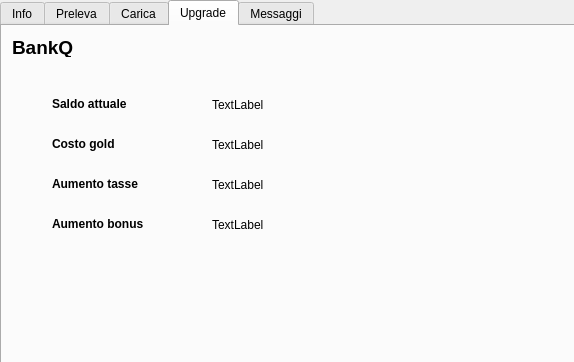
<?xml version="1.0" encoding="UTF-8"?>
<ui version="4.0">
 <class>UserInfo</class>
 <widget class="QDialog" name="UserInfo">
  <property name="geometry">
   <rect>
    <x>0</x>
    <y>0</y>
    <width>574</width>
    <height>362</height>
   </rect>
  </property>
  <property name="windowTitle">
   <string>BankQ</string>
  </property>
  <widget class="QTabWidget" name="tabWidget">
   <property name="geometry">
    <rect>
     <x>0</x>
     <y>0</y>
     <width>900</width>
     <height>700</height>
    </rect>
   </property>
   <property name="locale">
    <locale language="Italian" country="Italy"/>
   </property>
   <property name="currentIndex">
    <number>3</number>
   </property>
   <widget class="QWidget" name="tab">
    <attribute name="title">
     <string>Info</string>
    </attribute>
    <widget class="QLabel" name="label">
     <property name="geometry">
      <rect>
       <x>60</x>
       <y>40</y>
       <width>67</width>
       <height>17</height>
      </rect>
     </property>
     <property name="text">
      <string>&lt;html&gt;&lt;head/&gt;&lt;body&gt;&lt;p&gt;&lt;span style=&quot; font-weight:600;&quot;&gt;Nome&lt;/span&gt;&lt;/p&gt;&lt;/body&gt;&lt;/html&gt;</string>
     </property>
    </widget>
    <widget class="QLabel" name="label_2">
     <property name="geometry">
      <rect>
       <x>60</x>
       <y>80</y>
       <width>71</width>
       <height>17</height>
      </rect>
     </property>
     <property name="text">
      <string>&lt;html&gt;&lt;head/&gt;&lt;body&gt;&lt;p&gt;&lt;span style=&quot; font-weight:600;&quot;&gt;Cognome&lt;/span&gt;&lt;/p&gt;&lt;/body&gt;&lt;/html&gt;</string>
     </property>
    </widget>
    <widget class="QLabel" name="label_3">
     <property name="geometry">
      <rect>
       <x>320</x>
       <y>160</y>
       <width>67</width>
       <height>17</height>
      </rect>
     </property>
     <property name="text">
      <string>&lt;html&gt;&lt;head/&gt;&lt;body&gt;&lt;p&gt;&lt;span style=&quot; font-weight:600;&quot;&gt;Saldo (€)&lt;/span&gt;&lt;/p&gt;&lt;/body&gt;&lt;/html&gt;</string>
     </property>
    </widget>
    <widget class="QLabel" name="label_4">
     <property name="geometry">
      <rect>
       <x>180</x>
       <y>40</y>
       <width>111</width>
       <height>17</height>
      </rect>
     </property>
     <property name="text">
      <string/>
     </property>
    </widget>
    <widget class="QLabel" name="label_5">
     <property name="geometry">
      <rect>
       <x>180</x>
       <y>80</y>
       <width>101</width>
       <height>17</height>
      </rect>
     </property>
     <property name="text">
      <string/>
     </property>
    </widget>
    <widget class="QLabel" name="label_6">
     <property name="geometry">
      <rect>
       <x>180</x>
       <y>120</y>
       <width>111</width>
       <height>17</height>
      </rect>
     </property>
     <property name="text">
      <string/>
     </property>
    </widget>
    <widget class="QToolButton" name="toolButton">
     <property name="geometry">
      <rect>
       <x>200</x>
       <y>280</y>
       <width>61</width>
       <height>25</height>
      </rect>
     </property>
     <property name="text">
      <string>Esci</string>
     </property>
    </widget>
    <widget class="QToolButton" name="toolButton_2">
     <property name="geometry">
      <rect>
       <x>310</x>
       <y>280</y>
       <width>111</width>
       <height>25</height>
      </rect>
     </property>
     <property name="text">
      <string>Chiudi conto</string>
     </property>
    </widget>
    <widget class="QLabel" name="label_7">
     <property name="geometry">
      <rect>
       <x>60</x>
       <y>120</y>
       <width>91</width>
       <height>17</height>
      </rect>
     </property>
     <property name="text">
      <string>&lt;html&gt;&lt;head/&gt;&lt;body&gt;&lt;p&gt;&lt;span style=&quot; font-weight:600;&quot;&gt;Tipo utente&lt;/span&gt;&lt;/p&gt;&lt;/body&gt;&lt;/html&gt;</string>
     </property>
    </widget>
    <widget class="QLabel" name="label_8">
     <property name="geometry">
      <rect>
       <x>60</x>
       <y>160</y>
       <width>101</width>
       <height>17</height>
      </rect>
     </property>
     <property name="text">
      <string>&lt;html&gt;&lt;head/&gt;&lt;body&gt;&lt;p&gt;&lt;span style=&quot; font-weight:600;&quot;&gt;Tasse/anno (%)s&lt;/span&gt;&lt;/p&gt;&lt;/body&gt;&lt;/html&gt;</string>
     </property>
    </widget>
    <widget class="QLabel" name="label_9">
     <property name="geometry">
      <rect>
       <x>60</x>
       <y>200</y>
       <width>111</width>
       <height>17</height>
      </rect>
     </property>
     <property name="text">
      <string>&lt;html&gt;&lt;head/&gt;&lt;body&gt;&lt;p&gt;&lt;span style=&quot; font-weight:600;&quot;&gt;Bonus/anno (%)&lt;/span&gt;&lt;/p&gt;&lt;/body&gt;&lt;/html&gt;</string>
     </property>
    </widget>
    <widget class="QLabel" name="label_10">
     <property name="geometry">
      <rect>
       <x>180</x>
       <y>160</y>
       <width>131</width>
       <height>17</height>
      </rect>
     </property>
     <property name="text">
      <string/>
     </property>
    </widget>
    <widget class="QLabel" name="label_11">
     <property name="geometry">
      <rect>
       <x>180</x>
       <y>200</y>
       <width>131</width>
       <height>17</height>
      </rect>
     </property>
     <property name="text">
      <string/>
     </property>
    </widget>
    <widget class="QLabel" name="label_12">
     <property name="geometry">
      <rect>
       <x>440</x>
       <y>160</y>
       <width>111</width>
       <height>17</height>
      </rect>
     </property>
     <property name="text">
      <string/>
     </property>
    </widget>
    <widget class="QLabel" name="label_13">
     <property name="geometry">
      <rect>
       <x>10</x>
       <y>10</y>
       <width>71</width>
       <height>21</height>
      </rect>
     </property>
     <property name="text">
      <string>&lt;html&gt;&lt;head/&gt;&lt;body&gt;&lt;p&gt;&lt;span style=&quot; font-size:14pt; font-weight:600;&quot;&gt;BankQ&lt;/span&gt;&lt;/p&gt;&lt;/body&gt;&lt;/html&gt;</string>
     </property>
    </widget>
    <widget class="QLabel" name="label_74">
     <property name="geometry">
      <rect>
       <x>320</x>
       <y>40</y>
       <width>91</width>
       <height>17</height>
      </rect>
     </property>
     <property name="text">
      <string>&lt;html&gt;&lt;head/&gt;&lt;body&gt;&lt;p&gt;&lt;span style=&quot; font-weight:600;&quot;&gt;Cod. fiscale&lt;/span&gt;&lt;/p&gt;&lt;/body&gt;&lt;/html&gt;</string>
     </property>
    </widget>
    <widget class="QLabel" name="label_75">
     <property name="geometry">
      <rect>
       <x>440</x>
       <y>40</y>
       <width>121</width>
       <height>17</height>
      </rect>
     </property>
     <property name="text">
      <string>&lt;html&gt;&lt;head/&gt;&lt;body&gt;&lt;p&gt;&lt;br/&gt;&lt;/p&gt;&lt;/body&gt;&lt;/html&gt;</string>
     </property>
    </widget>
    <widget class="QLabel" name="label_76">
     <property name="geometry">
      <rect>
       <x>320</x>
       <y>80</y>
       <width>81</width>
       <height>17</height>
      </rect>
     </property>
     <property name="text">
      <string>&lt;html&gt;&lt;head/&gt;&lt;body&gt;&lt;p&gt;&lt;span style=&quot; font-weight:600;&quot;&gt;Telefono&lt;/span&gt;&lt;/p&gt;&lt;/body&gt;&lt;/html&gt;</string>
     </property>
    </widget>
    <widget class="QLabel" name="label_77">
     <property name="geometry">
      <rect>
       <x>440</x>
       <y>80</y>
       <width>111</width>
       <height>17</height>
      </rect>
     </property>
     <property name="text">
      <string>&lt;html&gt;&lt;head/&gt;&lt;body&gt;&lt;p&gt;&lt;br/&gt;&lt;/p&gt;&lt;/body&gt;&lt;/html&gt;</string>
     </property>
    </widget>
    <widget class="QLabel" name="label_78">
     <property name="geometry">
      <rect>
       <x>440</x>
       <y>120</y>
       <width>111</width>
       <height>17</height>
      </rect>
     </property>
     <property name="text">
      <string>&lt;html&gt;&lt;head/&gt;&lt;body&gt;&lt;p&gt;&lt;br/&gt;&lt;/p&gt;&lt;/body&gt;&lt;/html&gt;</string>
     </property>
    </widget>
    <widget class="QLabel" name="label_79">
     <property name="geometry">
      <rect>
       <x>320</x>
       <y>120</y>
       <width>81</width>
       <height>17</height>
      </rect>
     </property>
     <property name="text">
      <string>&lt;html&gt;&lt;head/&gt;&lt;body&gt;&lt;p&gt;&lt;span style=&quot; font-weight:600;&quot;&gt;Username&lt;/span&gt;&lt;/p&gt;&lt;/body&gt;&lt;/html&gt;</string>
     </property>
    </widget>
    <widget class="QLabel" name="label_16">
     <property name="geometry">
      <rect>
       <x>320</x>
       <y>200</y>
       <width>67</width>
       <height>17</height>
      </rect>
     </property>
     <property name="text">
      <string>&lt;html&gt;&lt;head/&gt;&lt;body&gt;&lt;p&gt;&lt;span style=&quot; font-weight:600;&quot;&gt;# conto&lt;/span&gt;&lt;/p&gt;&lt;/body&gt;&lt;/html&gt;</string>
     </property>
    </widget>
    <widget class="QLabel" name="label_24">
     <property name="geometry">
      <rect>
       <x>440</x>
       <y>200</y>
       <width>111</width>
       <height>17</height>
      </rect>
     </property>
     <property name="text">
      <string>&lt;html&gt;&lt;head/&gt;&lt;body&gt;&lt;p&gt;&lt;br/&gt;&lt;/p&gt;&lt;/body&gt;&lt;/html&gt;</string>
     </property>
    </widget>
   </widget>
   <widget class="QWidget" name="tab_2">
    <attribute name="title">
     <string>Preleva</string>
    </attribute>
    <widget class="QLabel" name="label_14">
     <property name="geometry">
      <rect>
       <x>10</x>
       <y>10</y>
       <width>71</width>
       <height>21</height>
      </rect>
     </property>
     <property name="text">
      <string>&lt;html&gt;&lt;head/&gt;&lt;body&gt;&lt;p&gt;&lt;span style=&quot; font-size:14pt; font-weight:600;&quot;&gt;BankQ&lt;/span&gt;&lt;/p&gt;&lt;/body&gt;&lt;/html&gt;</string>
     </property>
    </widget>
    <widget class="QLabel" name="label_17">
     <property name="geometry">
      <rect>
       <x>40</x>
       <y>130</y>
       <width>181</width>
       <height>17</height>
      </rect>
     </property>
     <property name="text">
      <string>&lt;html&gt;&lt;head/&gt;&lt;body&gt;&lt;p&gt;Richiedi il bonus anticipato*&lt;/p&gt;&lt;/body&gt;&lt;/html&gt;</string>
     </property>
    </widget>
    <widget class="QLabel" name="label_18">
     <property name="geometry">
      <rect>
       <x>50</x>
       <y>300</y>
       <width>151</width>
       <height>17</height>
      </rect>
     </property>
     <property name="text">
      <string>&lt;html&gt;&lt;head/&gt;&lt;body&gt;&lt;p&gt;*&lt;span style=&quot; font-size:6pt;&quot;&gt;È prevista la detrazione della tassa&lt;/span&gt;&lt;/p&gt;&lt;/body&gt;&lt;/html&gt;</string>
     </property>
    </widget>
    <widget class="QToolButton" name="toolButton_3">
     <property name="geometry">
      <rect>
       <x>230</x>
       <y>130</y>
       <width>81</width>
       <height>25</height>
      </rect>
     </property>
     <property name="text">
      <string>Richiedi</string>
     </property>
    </widget>
   </widget>
   <widget class="QWidget" name="tab_3">
    <attribute name="title">
     <string>Carica</string>
    </attribute>
    <widget class="QToolButton" name="toolButton_4">
     <property name="geometry">
      <rect>
       <x>190</x>
       <y>230</y>
       <width>71</width>
       <height>25</height>
      </rect>
     </property>
     <property name="text">
      <string>Carica</string>
     </property>
    </widget>
    <widget class="QLabel" name="label_20">
     <property name="geometry">
      <rect>
       <x>50</x>
       <y>110</y>
       <width>131</width>
       <height>17</height>
      </rect>
     </property>
     <property name="text">
      <string>&lt;html&gt;&lt;head/&gt;&lt;body&gt;&lt;p&gt;&lt;span style=&quot; font-weight:600;&quot;&gt;Cifra da caricare&lt;/span&gt;&lt;/p&gt;&lt;/body&gt;&lt;/html&gt;</string>
     </property>
    </widget>
    <widget class="QLabel" name="label_21">
     <property name="geometry">
      <rect>
       <x>50</x>
       <y>70</y>
       <width>101</width>
       <height>17</height>
      </rect>
     </property>
     <property name="text">
      <string>&lt;html&gt;&lt;head/&gt;&lt;body&gt;&lt;p&gt;&lt;span style=&quot; font-weight:600;&quot;&gt;Saldo attuale&lt;/span&gt;&lt;/p&gt;&lt;/body&gt;&lt;/html&gt;</string>
     </property>
    </widget>
    <widget class="QLineEdit" name="lineEdit_2">
     <property name="geometry">
      <rect>
       <x>210</x>
       <y>100</y>
       <width>141</width>
       <height>27</height>
      </rect>
     </property>
    </widget>
    <widget class="QLabel" name="label_22">
     <property name="geometry">
      <rect>
       <x>210</x>
       <y>70</y>
       <width>141</width>
       <height>17</height>
      </rect>
     </property>
     <property name="text">
      <string>TextLabel</string>
     </property>
    </widget>
    <widget class="QLabel" name="label_23">
     <property name="geometry">
      <rect>
       <x>10</x>
       <y>10</y>
       <width>71</width>
       <height>21</height>
      </rect>
     </property>
     <property name="text">
      <string>&lt;html&gt;&lt;head/&gt;&lt;body&gt;&lt;p&gt;&lt;span style=&quot; font-size:14pt; font-weight:600;&quot;&gt;BankQ&lt;/span&gt;&lt;/p&gt;&lt;/body&gt;&lt;/html&gt;</string>
     </property>
    </widget>
    <widget class="QLineEdit" name="lineEdit_3">
     <property name="geometry">
      <rect>
       <x>210</x>
       <y>140</y>
       <width>141</width>
       <height>27</height>
      </rect>
     </property>
    </widget>
    <widget class="QLabel" name="label_15">
     <property name="geometry">
      <rect>
       <x>50</x>
       <y>150</y>
       <width>111</width>
       <height>17</height>
      </rect>
     </property>
     <property name="text">
      <string>&lt;html&gt;&lt;head/&gt;&lt;body&gt;&lt;p&gt;&lt;span style=&quot; font-weight:600;&quot;&gt;Numero conto&lt;/span&gt;&lt;/p&gt;&lt;/body&gt;&lt;/html&gt;</string>
     </property>
    </widget>
   </widget>
   <widget class="QWidget" name="tab_4">
    <attribute name="title">
     <string>Upgrade</string>
    </attribute>
    <widget class="QLabel" name="label_65">
     <property name="geometry">
      <rect>
       <x>50</x>
       <y>70</y>
       <width>101</width>
       <height>17</height>
      </rect>
     </property>
     <property name="text">
      <string>&lt;html&gt;&lt;head/&gt;&lt;body&gt;&lt;p&gt;&lt;span style=&quot; font-weight:600;&quot;&gt;Saldo attuale&lt;/span&gt;&lt;/p&gt;&lt;/body&gt;&lt;/html&gt;</string>
     </property>
    </widget>
    <widget class="QLabel" name="label_66">
     <property name="geometry">
      <rect>
       <x>210</x>
       <y>70</y>
       <width>121</width>
       <height>17</height>
      </rect>
     </property>
     <property name="text">
      <string>TextLabel</string>
     </property>
    </widget>
    <widget class="QLabel" name="label_67">
     <property name="geometry">
      <rect>
       <x>50</x>
       <y>110</y>
       <width>131</width>
       <height>17</height>
      </rect>
     </property>
     <property name="text">
      <string>&lt;html&gt;&lt;head/&gt;&lt;body&gt;&lt;p&gt;&lt;span style=&quot; font-weight:600;&quot;&gt;Costo gold&lt;/span&gt;&lt;/p&gt;&lt;/body&gt;&lt;/html&gt;</string>
     </property>
    </widget>
    <widget class="QLabel" name="label_68">
     <property name="geometry">
      <rect>
       <x>10</x>
       <y>10</y>
       <width>71</width>
       <height>21</height>
      </rect>
     </property>
     <property name="text">
      <string>&lt;html&gt;&lt;head/&gt;&lt;body&gt;&lt;p&gt;&lt;span style=&quot; font-size:14pt; font-weight:600;&quot;&gt;BankQ&lt;/span&gt;&lt;/p&gt;&lt;/body&gt;&lt;/html&gt;</string>
     </property>
    </widget>
    <widget class="QLabel" name="label_69">
     <property name="geometry">
      <rect>
       <x>50</x>
       <y>150</y>
       <width>111</width>
       <height>17</height>
      </rect>
     </property>
     <property name="text">
      <string>&lt;html&gt;&lt;head/&gt;&lt;body&gt;&lt;p&gt;&lt;span style=&quot; font-weight:600;&quot;&gt;Aumento tasse&lt;/span&gt;&lt;/p&gt;&lt;/body&gt;&lt;/html&gt;</string>
     </property>
    </widget>
    <widget class="QLabel" name="label_70">
     <property name="geometry">
      <rect>
       <x>210</x>
       <y>110</y>
       <width>121</width>
       <height>17</height>
      </rect>
     </property>
     <property name="text">
      <string>TextLabel</string>
     </property>
    </widget>
    <widget class="QLabel" name="label_71">
     <property name="geometry">
      <rect>
       <x>210</x>
       <y>150</y>
       <width>121</width>
       <height>17</height>
      </rect>
     </property>
     <property name="text">
      <string>TextLabel</string>
     </property>
    </widget>
    <widget class="QLabel" name="label_72">
     <property name="geometry">
      <rect>
       <x>50</x>
       <y>190</y>
       <width>121</width>
       <height>17</height>
      </rect>
     </property>
     <property name="text">
      <string>&lt;html&gt;&lt;head/&gt;&lt;body&gt;&lt;p&gt;&lt;span style=&quot; font-weight:600;&quot;&gt;Aumento bonus&lt;/span&gt;&lt;/p&gt;&lt;/body&gt;&lt;/html&gt;</string>
     </property>
    </widget>
    <widget class="QLabel" name="label_73">
     <property name="geometry">
      <rect>
       <x>210</x>
       <y>190</y>
       <width>111</width>
       <height>17</height>
      </rect>
     </property>
     <property name="text">
      <string>TextLabel</string>
     </property>
    </widget>
   </widget>
   <widget class="QWidget" name="tab_5">
    <attribute name="title">
     <string>Messaggi</string>
    </attribute>
    <widget class="QTableView" name="tableView">
     <property name="geometry">
      <rect>
       <x>30</x>
       <y>90</y>
       <width>511</width>
       <height>171</height>
      </rect>
     </property>
    </widget>
    <widget class="QToolButton" name="toolButton_5">
     <property name="geometry">
      <rect>
       <x>230</x>
       <y>280</y>
       <width>101</width>
       <height>22</height>
      </rect>
     </property>
     <property name="text">
      <string>Visualizzati</string>
     </property>
    </widget>
    <widget class="QLabel" name="label_25">
     <property name="geometry">
      <rect>
       <x>30</x>
       <y>60</y>
       <width>441</width>
       <height>16</height>
      </rect>
     </property>
     <property name="text">
      <string/>
     </property>
    </widget>
    <widget class="QLabel" name="label_80">
     <property name="geometry">
      <rect>
       <x>10</x>
       <y>10</y>
       <width>71</width>
       <height>21</height>
      </rect>
     </property>
     <property name="text">
      <string>&lt;html&gt;&lt;head/&gt;&lt;body&gt;&lt;p&gt;&lt;span style=&quot; font-size:14pt; font-weight:600;&quot;&gt;BankQ&lt;/span&gt;&lt;/p&gt;&lt;/body&gt;&lt;/html&gt;</string>
     </property>
    </widget>
   </widget>
  </widget>
 </widget>
 <resources/>
 <connections/>
</ui>
